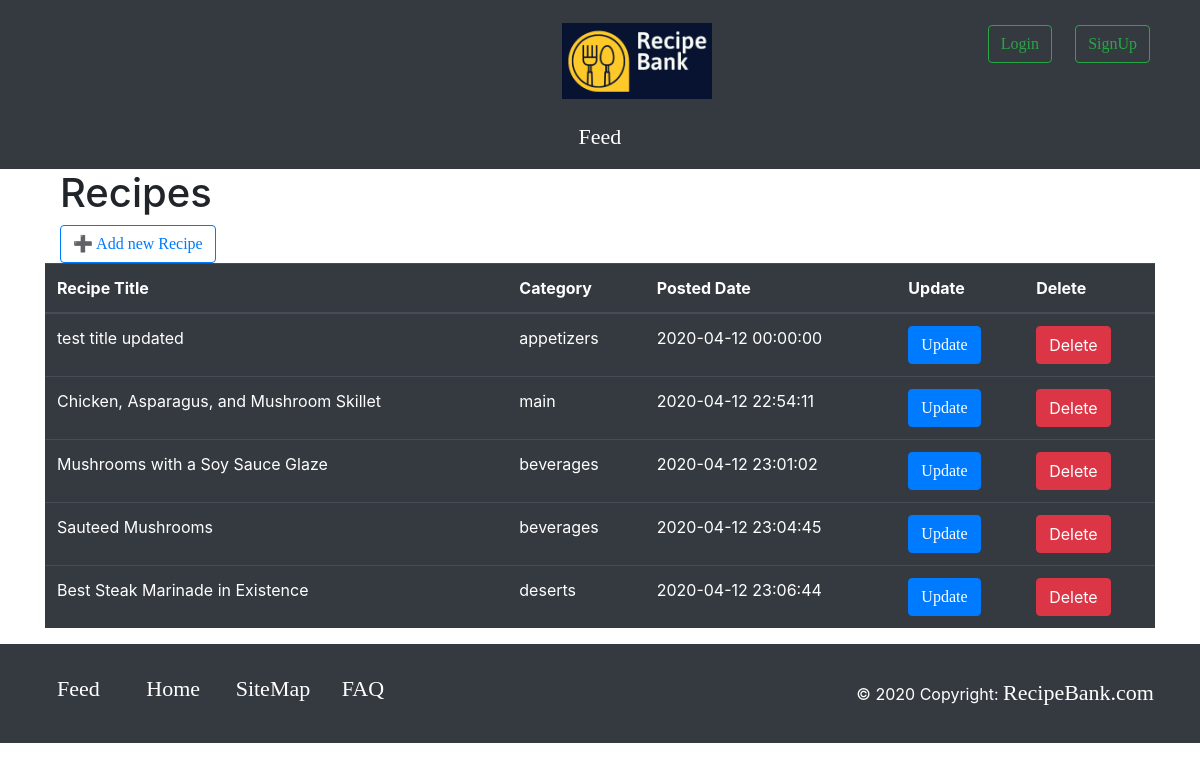
The app's page /feed/listRecipe.php with its own data.
### tables this page shows
CREATE TABLE `recipes` (
  `id` int(10) NOT NULL,
  `title` varchar(255) NOT NULL,
  `ingredients` mediumtext NOT NULL,
  `preparation` mediumtext NOT NULL,
  `category` varchar(255) NOT NULL,
  `recipe_img` varchar(255) DEFAULT NULL,
  `user_id` int(10) NOT NULL,
  `posted_date` datetime NOT NULL
);

### feed/feedCrud.php (called while the page is built, shortened)
<?php
class FeedCrud{
    public function custom($sql){
        $dbcon = database::getDb();
        $pdostm = $dbcon->prepare($sql);
        $pdostm->execute();
        $results = $pdostm->fetchAll(PDO::FETCH_ASSOC);
        return $results;
    }
}

### feed/listRecipe.php (the view, shortened to what this page needs)
<?php
    require_once 'feedCRUD.php';
    $user_id = 1;
    $recipe = new FeedCrud();
    $recipes = $recipe->custom("Select * from recipes where user_id = $user_id");
?>
<!DOCTYPE html>
<html lang="en">
    <head>
        <link rel="stylesheet" type="text/css" href="css/style.css">
        <link rel="stylesheet" href="https://stackpath.bootstrapcdn.com/bootstrap/4.4.1/css/bootstrap.min.css">
        <link href="https://cdnjs.cloudflare.com/ajax/libs/font-awesome/4.7.0/css/font-awesome.min.css" rel="stylesheet">
    </head>
    <body>
        <header class="bg-dark">
            <?php include 'header.php'?>
        </header>
        <main>
            <div class="container">
            <div class="container">
                <h1 class="h1 page-header">Recipes</h1>
                <a href="createRecipe.php" ><button type="button" class="btn btn-outline-primary add-faq-btn">&#10133 Add new Recipe</button></a>
            </div>
                <table class="table table-dark table-hover">
                    <thead>
                        <tr>
                        <th>Recipe Title</th>
                        <th>Category</th>
                        <th>Posted Date</th>
                        <th>Update</th>
                        <th>Delete</th>
                        </tr>
                    </thead>
                    <tbody>
                        <?php
                            foreach($recipes as $r){
                                echo("
                                    <tr>
                                        <td>".$r['title']."</td>
                                        <td>".$r['category']."</td>
                                        <td>".$r['posted_date']."</td>
                                        <td><a href='updateRecipe.php?id=".$r['id']."'><button type='button' class='btn btn-primary'>Update</button></a></td>
                                        <td><button type='button' class='btn btn-danger' data-toggle='modal' data-target='#delete".$r['id']."'>Delete</button>
                                        </td>
                                    </tr>
                                    <div class='modal fade' id='delete".$r['id']."' tabindex='-1' role='dialog' aria-labelledby='deleterecipe-Title' aria-hidden='true'>
                                        <div class='modal-dialog modal-dialog-centered' role='document'>
                                        <div class='modal-content'>
                                            <div class='modal-header'>
                                            <h5 class='modal-title' id='deleterecipeTitle'>Delete recipe</h5>
                                            <button type='button' class='close' data-dismiss='modal' aria-label='Close'>
                                                <span aria-hidden='true'>&times;</span>
                                            </button>
                                            </div>
                                            <div class='modal-body'>
                                            <p class='lead'>Are you sure you want to delete this recipe?</p>
                                            </div>
                                            <div class='modal-footer'>
                                            <button type='button' class='btn btn-secondary' data-dismiss='modal'>Close</button>
                                            <button type='button' class='btn btn-danger' onclick='deleterecipe(".$r['id'].")'>Delete</button>
                                            </div>
                                        </div>
                                        </div>
                                    </div>
                                ");
                            }
                        ?>
                    </tbody>
                </table>
            </div>
        </main>
        <footer class="page-footer font-small ">
            <?php include 'footer.php'?>
        </footer>
    </body>
</html>

### header.php (shortened to what this page needs)
<?php
$user = false;
?>
<div class="row">
	<a class="navbar-brand col-sm-4" href="index.php"><img src="images/logo.png" alt="logo of the recipe bank."></a>
	<?php
		if (!$user) {
	?>
		<div class="col-sm-1 sinlog">
			<a class="btn btn-md btn-outline-success my-2 my-sm-0" href="login.php">Login</a>
		</div>
		<div class="col-sm-0 sinlog">
			<a class="btn btn-md btn-outline-success my-2 my-sm-0" href="signup.php">SignUp</a>
		</div>
	<?php
		}
	?>
</div>
<div class="row">
	<nav class="navbar navbar-expand-lg navbar-dark">
		<div class="collapse navbar-collapse" id="navbarColor01">
			<ul class="navbar-nav mr-auto">
				<li class="nav-item active">
					<a class="nav-link" href="feed.php">Feed <span class="sr-only"></span></a>
				</li>
			</ul>
		</div>
	</nav>
</div>

### footer.php
<div class="p-3 bg-dark text-white">
	<div class="container justify-content-center">
		<div class="row text-center d-flex">
			<div class="col-sm-1">
				<h6>
					<a class="text-white" href="feed.php">Feed</a>
				</h6>
			</div>
			<div class="col-sm-1">
				<h6>
					<a class="text-white" href="index.php">Home</a>
				</h6>
			</div>
			<div class="col-sm-1">
				<h6>
					<a class="text-white" href="sitemap.php">SiteMap</a>
				</h6>
			</div>
	<div class="col-sm-1">
		<h6>
			<a class="text-white" href="faq.php">FAQ</a>
		</h6>
	</div>
			<div class="page-footer footer-copyright text-right col-sm-8">© 2020 Copyright:
				<a class="text-white" href="https://recipebank.com/"> RecipeBank.com</a>
			</div>
		</div>
	</div>
</div>

### css/style.css (style rules this page uses)
header { background-color : #071330; }
.navbar { max-width: 1200px; margin: 0 auto; }
.navbar-brand img { width: 150px; height: auto; }
.navbar-nav > li { float: none; display: inline-block; padding : 0 10px 0 10px; }
.navbar-dark .navbar-nav .nav-item .nav-link { color: #ffffff; }
.navbar-brand { margin-top:1.5%; }
.sinlog { margin-top : 2%; }
a { font-family: 'Alegreya Sans SC'; font-size: 22px; }
footer .container { padding: 1em; }

### records on screen
recipes: title "test title updated", category "appetizers", posted_date "2020-04-12 00:00:00"
recipes: title "Chicken, Asparagus, and Mushroom Skillet", category "main", posted_date "2020-04-12 22:54:11"
recipes: title "Mushrooms with a Soy Sauce Glaze", category "beverages", posted_date "2020-04-12 23:01:02"
recipes: title "Sauteed Mushrooms", category "beverages", posted_date "2020-04-12 23:04:45"
recipes: title "Best Steak Marinade in Existence", category "deserts", posted_date "2020-04-12 23:06:44"
